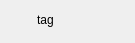
<?xml version="1.0" encoding="UTF-8"?>
<ui version="4.0">
 <class>Form</class>
 <widget class="QWidget" name="Form">
  <property name="geometry">
   <rect>
    <x>0</x>
    <y>0</y>
    <width>135</width>
    <height>43</height>
   </rect>
  </property>
  <property name="windowTitle">
   <string/>
  </property>
  <widget class="BodyLabel" name="tagExample">
   <property name="geometry">
    <rect>
     <x>20</x>
     <y>10</y>
     <width>51</width>
     <height>20</height>
    </rect>
   </property>
   <property name="sizePolicy">
    <sizepolicy hsizetype="Fixed" vsizetype="Fixed">
     <horstretch>0</horstretch>
     <verstretch>0</verstretch>
    </sizepolicy>
   </property>
   <property name="minimumSize">
    <size>
     <width>0</width>
     <height>20</height>
    </size>
   </property>
   <property name="maximumSize">
    <size>
     <width>16777215</width>
     <height>20</height>
    </size>
   </property>
   <property name="styleSheet">
    <string notr="true">BodyLabel {
	background-color: rgba(199, 199, 199, 50%);
	border-radius: 4px;
    padding-left: 3px solid rgba(223, 239, 232, 80%);
    padding-right: 3px solid rgba(223, 239, 232, 80%);
}</string>
   </property>
   <property name="text">
    <string>tag</string>
   </property>
   <property name="alignment">
    <set>Qt::AlignCenter</set>
   </property>
  </widget>
 </widget>
 <customwidgets>
  <customwidget>
   <class>BodyLabel</class>
   <extends>QLabel</extends>
   <header>qfluentwidgets</header>
  </customwidget>
 </customwidgets>
 <resources/>
 <connections/>
</ui>
